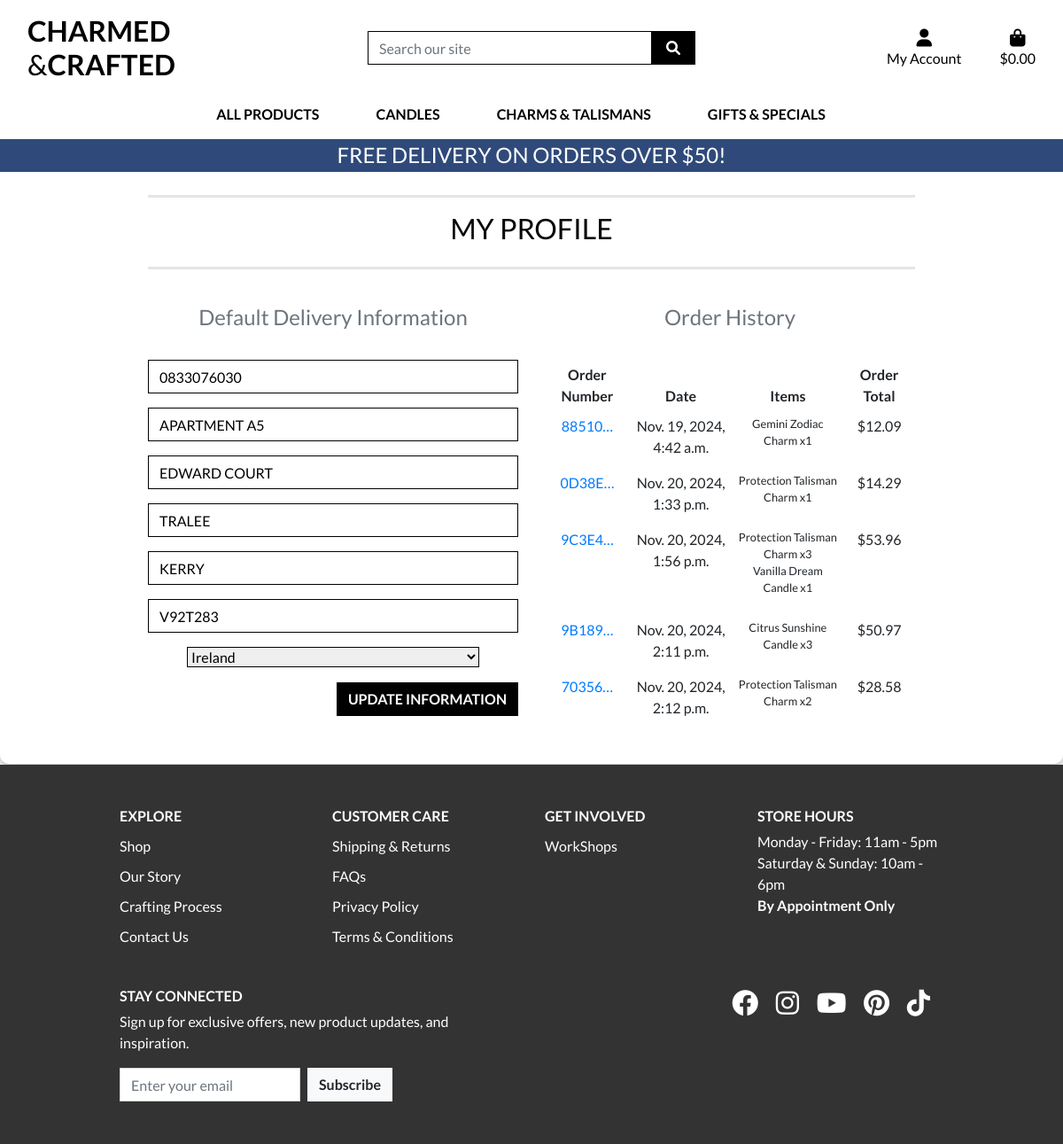
Before: /profile/ (signed in) with the older database file.
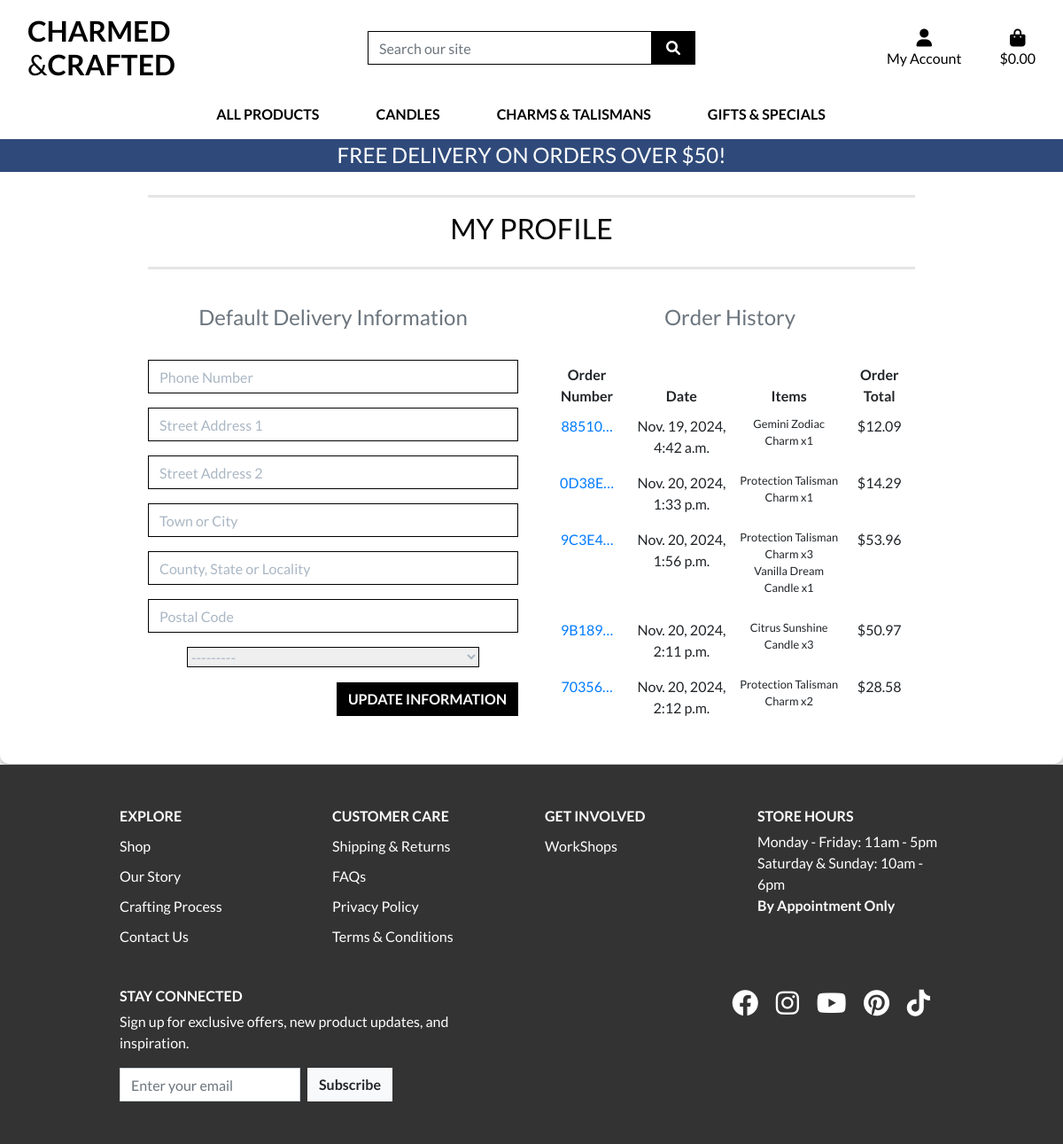
After: the same page with the newer database file.
### profiles/models.py (models this page shows, shortened)
class UserProfile(models.Model):
    user = models.OneToOneField(User, on_delete=models.CASCADE)
    default_phone_number = models.CharField(max_length=20, null=True, blank=True)
    default_street_address1 = models.CharField(max_length=80, null=True, blank=True)
    default_street_address2 = models.CharField(max_length=80, null=True, blank=True)
    default_town_or_city = models.CharField(max_length=40, null=True, blank=True)
    default_county = models.CharField(max_length=80, null=True, blank=True)
    default_postcode = models.CharField(max_length=20, null=True, blank=True)
    default_country = CountryField(blank_label='Country', null=True, blank=True)

### profiles/views.py (the view)
# urls.py: path('profile/', include('profiles.urls')),
@login_required
def profile(request):
    user_profile = get_object_or_404(UserProfile, user=request.user)
    if request.method == 'POST':
        form = UserProfileForm(request.POST, instance=user_profile)
        if form.is_valid():
            form.save()
            messages.success(request, 'Profile updated successfully')
        else:
            messages.error(request, 'Update failed. Please ensure the form is valid.')
    else:
        form = UserProfileForm(instance=user_profile)
    orders = user_profile.orders.all()
    template = 'profiles/profile.html'
    context = {
        'form': form,
        'orders': orders,
        'on_profile_page': True
    }
    return render(request, template, context)

### profiles/forms.py
class UserProfileForm(forms.ModelForm):
    class Meta:
        model = UserProfile
        exclude = ('user',)
    def __init__(self, *args, **kwargs):
        super().__init__(*args, **kwargs)
        placeholders = {
            'default_phone_number': 'Phone Number',
            'default_postcode': 'Postal Code',
            'default_town_or_city': 'Town or City',
            'default_street_address1': 'Street Address 1',
            'default_street_address2': 'Street Address 2',
            'default_county': 'County, State or Locality',
        }
        self.fields['default_phone_number'].widget.attrs['autofocus'] = True
        for field in self.fields:
            if field != 'default_country':
                if self.fields[field].required:
                    placeholder = f'{placeholders[field]} *'
                else:
                    placeholder = placeholders[field]
                self.fields[field].widget.attrs['placeholder'] = placeholder
            self.fields[field].widget.attrs['class'] = 'border-black rounded-0 profile-form-input'
            self.fields[field].label = False

### profiles/templates/profiles/profile.html (shortened to what this page needs)
{% extends "base.html" %}
{% load static %}
{% block extra_css %}
    <link rel="stylesheet" href="{% static 'profiles/css/profile.css' %}">
{% endblock %}
{% block page_header %}
    <div class="container header-container">
    </div>
{% endblock %}
{% block content %}
<div class="overlay clearover">
    <div class="container">
        <div class="row">
            <div class="col">
                <hr>
                <h2 class="logo-font mb-4">My Profile</h2>
                <hr>
            </div>
        </div>
        <div class="row">
            <div class="col-12 col-lg-6">
                <p class="text-muted">Default Delivery Information</p>
                <form class="mt-3" action="{% url 'profile' %}" method="POST" id="profile-update-form">
                    {{ form|crispy }}
                    <button class="btn btn-black rounded-0 text-uppercase float-right">Update Information</button>
                </form>
            </div>
        <div class="col-12 col-lg-6">
            <p class="text-muted">Order History</p>
            <div class="order-history table-responsive">
                <table class="table table-sm table-borderless">
                    <thead>
                        <tr>
                            <th>Order Number</th>
                            <th>Date</th>
                            <th>Items</th>
                            <th>Order Total</th>
                        </tr>
                    </thead>
                    <tbody>
                        {% for order in orders %}
                            <tr>
                                <td>
                                    <a href="{% url 'order_history' order.order_number %}"
                                    title="{{ order.order_number }}">
                                        {{ order.order_number|truncatechars:6 }}
                                    </a>
                                </td>
                                <td>{{ order.date }}</td>
                                <td>
                                    <ul class="list-unstyled">
                                        {% for item in order.lineitems.all %}
                                            <li class="small">
                                                {{ item.product.name }} x{{ item.quantity }}
                                            </li>
                                        {% endfor %}
                                    </ul>
                                </td>
                                <td>${{ order.grand_total }}</td>
                            </tr>
                        {% endfor %}
                    </tbody>
                </table>
            </div>
        </div>
    </div>
</div>
{% endblock %}

Changed rows visible on the page:
changed UserProfile: default_phone_number "0833076030" → (not shown); default_street_address1 "APARTMENT A5" → (not shown); default_street_address2 "EDWARD COURT" → (not shown); default_town_or_city "TRALEE" → (not shown); default_county "KERRY" → (not shown); default_postcode "V92T283" → (not shown); default_country "Ireland" → "---------"
